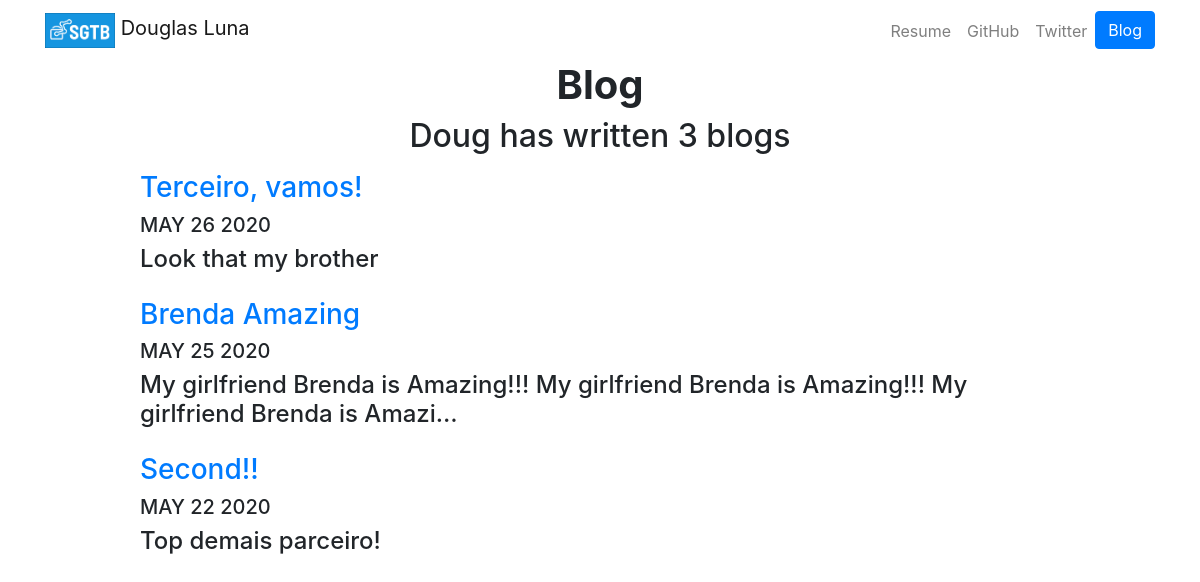
Screenshot of /blog/ with the database file from the repository.
### blog/models.py (models this page shows, shortened)
class Blog(models.Model):
    title = models.CharField(max_length=200)
    date = models.DateField()
    description = models.TextField()

### blog/views.py (the view)
# urls.py: path('', views.all_blogs, name='all_blogs'),
def all_blogs(request):
    blogs = Blog.objects.order_by('-date')[:5] # Ordenar pelo mais recente e mostrar os ultimos 5
    return render(request, 'blog/all_blogs.html',{'blogs':blogs})

### blog/templates/blog/all_blogs.html (shortened to what this page needs)
{% extends 'portfolio/base.html' %}
{% block content %}
{% load static %}
<h1 id="blogtitle" class="font-weight-bold text-center">Blog</h1>
<h2 style="text-align:center">Doug has written {{ blogs.count }} blog{{ blogs.count|pluralize }}</h2>
{% for blog in blogs %}
<div class="row justify-content-center my-3">
    <div class="col-md-10">
        <a href="{% url 'blog:detail' blog.id %}">
            <h3>{{ blog.title }}</h3>
        </a>
        <h5>{{ blog.date|date:'M d Y'|upper }}</h5>
        <h4>{{ blog.description|truncatechars:100 }}</h4>
    </div>
</div>
{% endfor %}
{% endblock %}

### rows the page displays
Blog: title "Terceiro, vamos!", date "MAY 26 2020", description "Look that my brother"
Blog: title "Brenda Amazing", date "MAY 25 2020", description "My girlfriend Brenda is Amazing!!! My girlfriend Brenda is Amazing!!! My girlfriend Brenda is Amazi…"
Blog: title "Second!!", date "MAY 22 2020", description "Top demais parceiro!"

### other values shown
{{ blogs.count }} "3"
